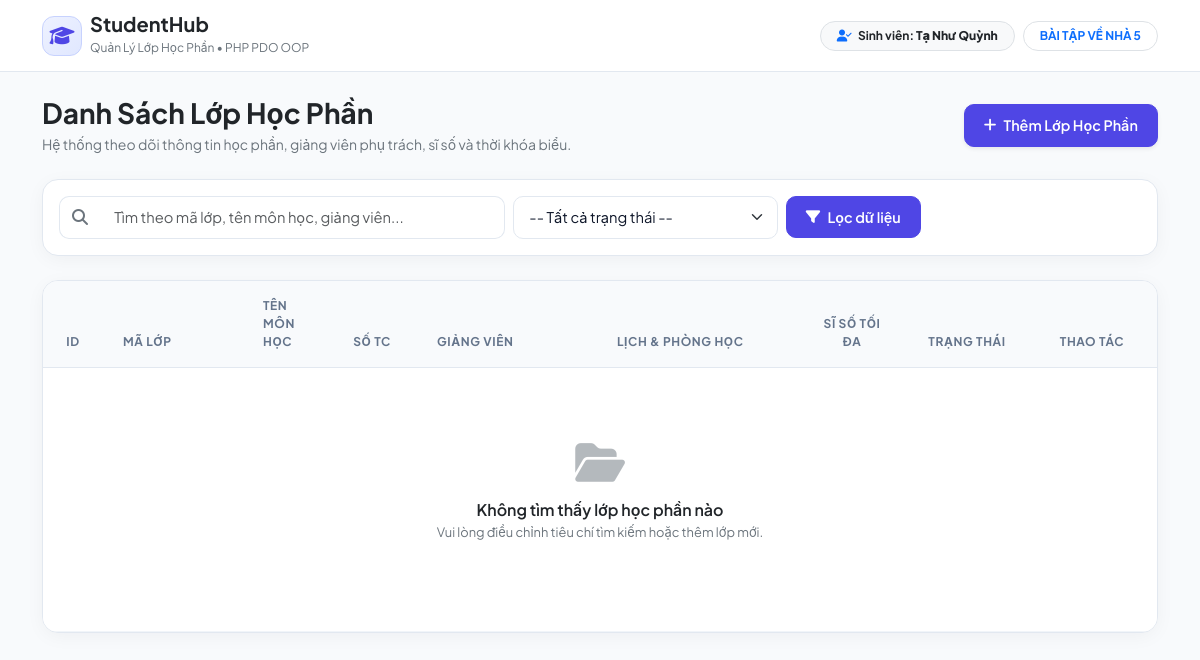
Before: / with the older database file.
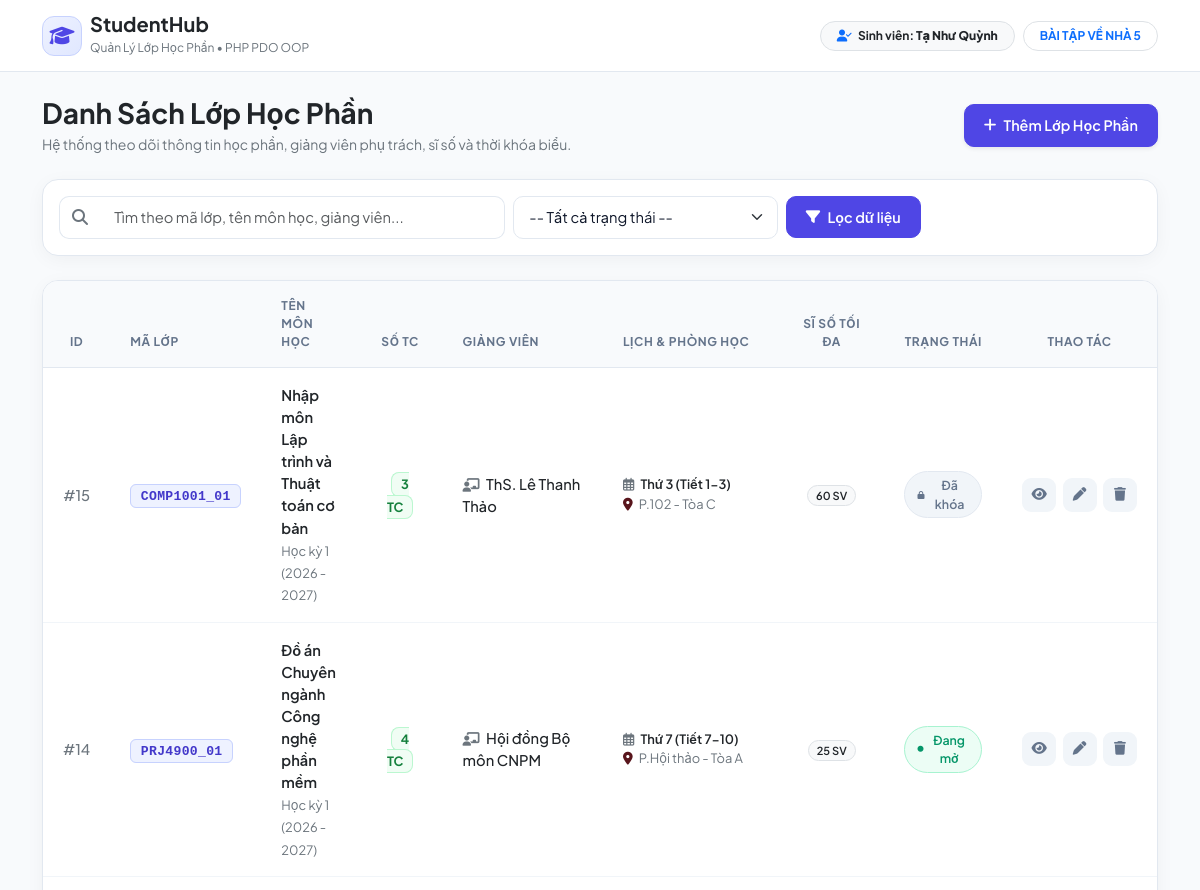
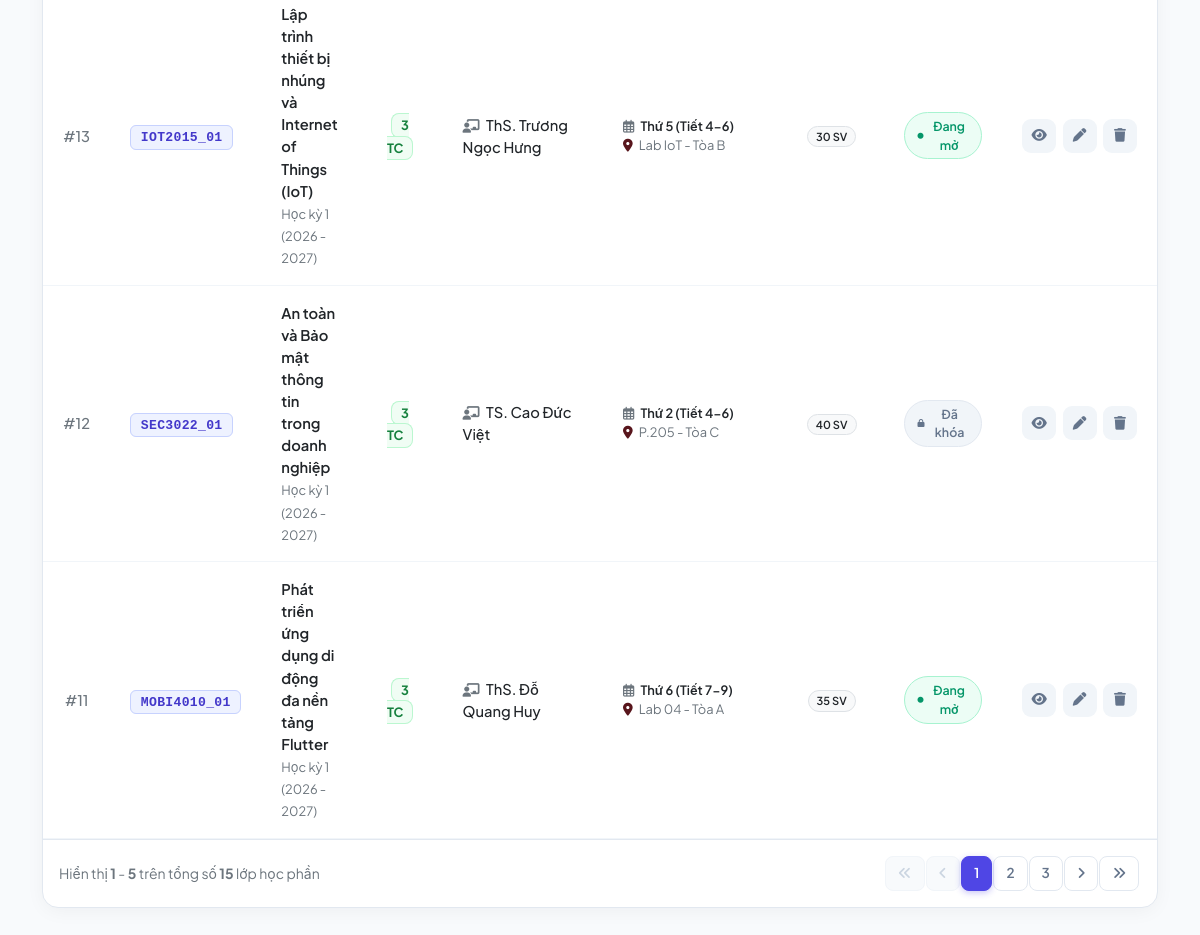
After: the same page with the newer database file (2 pictures, top to bottom).
### tables this page shows
CREATE TABLE IF NOT EXISTS `lop_hoc_phan` (
    `id` INT AUTO_INCREMENT PRIMARY KEY,
    `ma_lop` VARCHAR(50) NOT NULL UNIQUE,
    `ten_mon_hoc` VARCHAR(255) NOT NULL,
    `so_tin_chi` INT NOT NULL,
    `giang_vien` VARCHAR(150) NOT NULL,
    `phong_hoc` VARCHAR(50) NOT NULL,
    `lich_hoc` VARCHAR(150) NOT NULL,
    `si_so_toi_da` INT NOT NULL DEFAULT 40,
    `trang_thai` ENUM('mo', 'khoa') NOT NULL DEFAULT 'mo',
    `hoc_ky` VARCHAR(50) NOT NULL DEFAULT 'Học kỳ 1 (2026 - 2027)',
    `created_at` TIMESTAMP DEFAULT CURRENT_TIMESTAMP,
    `updated_at` TIMESTAMP DEFAULT CURRENT_TIMESTAMP ON UPDATE CURRENT_TIMESTAMP,
    INDEX `idx_lop_ten_mon` (`ten_mon_hoc`),
    INDEX `idx_lop_giang_vien` (`giang_vien`),
    INDEX `idx_lop_trang_thai` (`trang_thai`)
);

### config/database.php (called while the page is built, shortened)
<?php
$dbHost  = 'localhost';
$dbName  = 'studenthub_personal';
$dbUser  = 'root';
$dbPass  = '';
$charset = 'utf8mb4';
$dsn = "mysql:host={$dbHost};dbname={$dbName};charset={$charset}";
$options = [
    PDO::ATTR_ERRMODE            => PDO::ERRMODE_EXCEPTION,
    PDO::ATTR_DEFAULT_FETCH_MODE => PDO::FETCH_ASSOC,
    PDO::ATTR_EMULATE_PREPARES   => false,
];
try {
    $pdo = new PDO($dsn, $dbUser, $dbPass, $options);
} catch (PDOException $e) {
    http_response_code(500);
    ?>
    <!DOCTYPE html>
    <html lang="vi">
    <head>
        <meta charset="UTF-8">
        <meta name="viewport" content="width=device-width, initial-scale=1.0">
        <title>StudentHub - Lỗi Kết Nối Cơ Sở Dữ Liệu</title>
        <link rel="preconnect" href="https://fonts.googleapis.com">
        <link rel="preconnect" href="https://fonts.gstatic.com" crossorigin>
        <link href="https://fonts.googleapis.com/css2?family=Plus+Jakarta+Sans:wght@400;500;600;700&display=swap" rel="stylesheet">
        <link href="https://cdn.jsdelivr.net/npm/bootstrap@5.3.3/dist/css/bootstrap.min.css" rel="stylesheet">
        <link href="https://cdnjs.cloudflare.com/ajax/libs/font-awesome/6.5.1/css/all.min.css" rel="stylesheet">
        <style>
            body { font-family: 'Plus Jakarta Sans', sans-serif; background-color: #f8fafc; color: #0f172a; }
            .error-card { background: #ffffff; border: 1px solid #fee2e2; border-radius: 16px; box-shadow: 0 4px 20px -2px rgba(15,23,42,0.05); }
        </style>
    </head>
    <body class="d-flex align-items-center min-vh-100">
        <div class="container py-5">
            <div class="row justify-content-center">
                <div class="col-md-8 col-lg-6">
                    <div class="error-card p-4 p-md-5">
                        <div class="d-flex align-items-center gap-3 mb-4">
                            <span class="d-inline-flex align-items-center justify-content-center bg-danger-subtle text-danger rounded-3" style="width: 48px; height: 48px;">
                                <i class="fa-solid fa-database fa-lg"></i>
                            </span>
                            <div>
                                <h4 class="fw-bold mb-0 text-dark">Lỗi Kết Nối CSDL (PDO)</h4>
                                <small class="text-secondary">StudentHub - Tạ Như Quỳnh</small>
                            </div>
                        </div>
                        <p class="text-danger small mb-3">
                            <i class="fa-solid fa-circle-exclamation me-1"></i>
                            Không thể kết nối đến máy chủ MySQL với database <code>studenthub_personal</code>.
                        </p>
                        <div class="bg-light p-3 rounded-3 border mb-4 font-monospace small text-break">
                            <div><strong>DSN:</strong> <?= htmlspecialchars($dsn, ENT_QUOTES, 'UTF-8') ?></div>
                            <div><strong>Chi tiết lỗi:</strong> <?= htmlspecialchars($e->getMessage(), ENT_QUOTES, 'UTF-8') ?></div>
                        </div>
                        <div class="alert alert-warning border-0 small mb-0" style="background:#fffbeb; color:#92400e;">
                            <strong>Hướng dẫn xử lý nhanh:</strong>
                            <ol class="ps-3 mb-0 mt-2">
                                <li>Mở <strong>XAMPP Control Panel</strong> và bật nút <strong>Start</strong> tại MySQL.</li>
                                <li>Import file <code>sql/schema.sql</code> và <code>sql/seed.sql</code> vào MySQL để tạo CSDL <code>studenthub_personal</code>.</li>
                            </ol>
                        </div>
                    </div>
                </div>
            </div>
        </div>
    </body>
    </html>
    <?php
    exit;
}
function getDatabaseConnection(): PDO
{
    global $pdo;
    return $pdo;
}

### repositories/LopHocPhanRepository.php (called while the page is built, shortened)
<?php
class LopHocPhanRepository
{
    public function getAll(string $search = '', string $trangThai = '', int $limit = 5, int $offset = 0): array
    {
        $search = trim($search);
        $trangThai = trim($trangThai);
        $params = [];
        $sql = 'SELECT * FROM lop_hoc_phan';
        $sql .= ' ORDER BY id DESC LIMIT :limit OFFSET :offset';
        $stmt = $this->pdo->prepare($sql);
        $stmt->bindValue(':limit', $limit, PDO::PARAM_INT);
        $stmt->bindValue(':offset', $offset, PDO::PARAM_INT);
        $stmt->execute();
        return $stmt->fetchAll();
    }
    public function count(string $search = '', string $trangThai = ''): int
    {
        $search = trim($search);
        $trangThai = trim($trangThai);
        $sql = 'SELECT COUNT(*) FROM lop_hoc_phan';
        $stmt = $this->pdo->prepare($sql);
        $stmt->execute();
        return (int)$stmt->fetchColumn();
    }
}

### index.php (the view, shortened to what the rows shown need)
<?php
require_once __DIR__ . '/config/database.php';
require_once __DIR__ . '/helpers/session.php';
require_once __DIR__ . '/repositories/LopHocPhanRepository.php';
$repository = new LopHocPhanRepository(getDatabaseConnection());
$search    = isset($_GET['search']) ? trim((string)$_GET['search']) : '';
$trangThai = isset($_GET['trang_thai']) ? trim((string)$_GET['trang_thai']) : '';
$page      = isset($_GET['page']) ? max(1, (int)$_GET['page']) : 1;
$limit     = 5;
$offset = ($page - 1) * $limit;
$classes = $repository->getAll($search, $trangThai, $limit, $offset);
?>
<!DOCTYPE html>
<html lang="vi">
<head>
    <link href="https://cdn.jsdelivr.net/npm/bootstrap@5.3.3/dist/css/bootstrap.min.css" rel="stylesheet">
    <link href="https://cdnjs.cloudflare.com/ajax/libs/font-awesome/6.5.1/css/all.min.css" rel="stylesheet">
</head>
<body>
    <main class="container pb-5">
        <div class="d-md-flex align-items-center justify-content-between mb-4">
            <div>
                <h1 class="h3 fw-bold mb-1 text-dark">Danh Sách Lớp Học Phần</h1>
            </div>
        </div>
        <div class="dashboard-card overflow-hidden">
            <div class="table-responsive">
                <table class="table table-custom align-middle">
                    <thead>
                        <tr>
                            <th scope="col" class="text-center" style="width: 60px;">ID</th>
                            <th scope="col" style="width: 140px;">Mã Lớp</th>
                            <th scope="col">Tên Môn Học</th>
                            <th scope="col" class="text-center" style="width: 90px;">Số TC</th>
                            <th scope="col" style="width: 180px;">Giảng Viên</th>
                            <th scope="col" style="width: 200px;">Lịch & Phòng Học</th>
                            <th scope="col" class="text-center" style="width: 110px;">Sĩ Số Tối Đa</th>
                            <th scope="col" class="text-center" style="width: 120px;">Trạng Thái</th>
                            <th scope="col" class="text-center" style="width: 130px;">Thao Tác</th>
                        </tr>
                    </thead>
                    <tbody>
                        <?php if (empty($classes)): ?>
                            <tr>
                                <td colspan="9" class="text-center py-5">
                                    <div class="py-4">
                                        <div class="mb-3 text-secondary opacity-50">
                                            <i class="fa-solid fa-folder-open fa-3x"></i>
                                        </div>
                                        <h6 class="fw-semibold text-dark mb-1">Không tìm thấy lớp học phần nào</h6>
                                        <p class="text-secondary small mb-3">Vui lòng điều chỉnh tiêu chí tìm kiếm hoặc thêm lớp mới.</p>
                                        <?php if ($search !== '' || $trangThai !== ''): ?>
                                            <a href="index.php" class="btn btn-sm btn-soft-secondary">
                                                Xóa bộ lọc tìm kiếm
                                            </a>
                                        <?php endif; ?>
                                    </div>
                                </td>
                            </tr>
                        <?php else: ?>
                            <?php foreach ($classes as $item): ?>
                                <tr>
                                    <td class="text-center text-secondary small fw-medium">
                                        #<?= (int)$item['id'] ?>
                                    </td>
                                    <td>
                                        <span class="code-badge">
                                            <?= e($item['ma_lop']) ?>
                                        </span>
                                    </td>
                                    <td>
                                        <a href="detail.php?id=<?= (int)$item['id'] ?>" class="text-decoration-none fw-semibold text-dark d-block">
                                            <?= e($item['ten_mon_hoc']) ?>
                                        </a>
                                        <small class="text-secondary"><?= e($item['hoc_ky']) ?></small>
                                    </td>
                                    <td class="text-center">
                                        <span class="credit-badge">
                                            <?= (int)$item['so_tin_chi'] ?> TC
                                        </span>
                                    </td>
                                    <td>
                                        <div class="fw-medium text-dark">
                                            <i class="fa-solid fa-chalkboard-user text-secondary me-1" style="font-size: 0.85rem;"></i>
                                            <?= e($item['giang_vien']) ?>
                                        </div>
                                    </td>
                                    <td>
                                        <div class="small fw-semibold text-dark">
                                            <i class="fa-regular fa-calendar-days text-secondary me-1"></i>
                                            <?= e($item['lich_hoc']) ?>
                                        </div>
                                        <div class="small text-secondary">
                                            <i class="fa-solid fa-location-dot text-danger-emphasis me-1"></i>
                                            <?= e($item['phong_hoc']) ?>
                                        </div>
                                    </td>
                                    <td class="text-center">
                                        <span class="badge bg-light text-dark border px-2 py-1 rounded-pill small fw-semibold">
                                            <?= (int)$item['si_so_toi_da'] ?> SV
                                        </span>
                                    </td>
                                    <td class="text-center">
                                        <?= renderTrangThaiBadge($item['trang_thai']) ?>
                                    </td>
                                    <td class="text-center">
                                        <div class="action-btn-group">
                                            <a href="detail.php?id=<?= (int)$item['id'] ?>"
                                               class="btn-action-icon btn-action-view"
                                               data-bs-toggle="tooltip"
                                               title="Xem chi tiết lớp học phần">
                                                <i class="fa-solid fa-eye"></i>
                                            </a>
                                            <a href="edit.php?id=<?= (int)$item['id'] ?>"
                                               class="btn-action-icon btn-action-edit"
                                               data-bs-toggle="tooltip"
                                               title="Chỉnh sửa thông tin">
                                                <i class="fa-solid fa-pen"></i>
                                            </a>
                                            <form action="delete.php"
                                                  method="POST"
                                                  class="d-inline"
                                                  onsubmit="return confirm('Bạn có chắc chắn muốn xóa lớp học phần: &quot;<?= e($item['ten_mon_hoc']) ?>&quot; (Mã: <?= e($item['ma_lop']) ?>) không?\nHành động này không thể hoàn tác!');">
                                                <button type="submit"
                                                        class="btn-action-icon btn-action-delete"
                                                        data-bs-toggle="tooltip"
                                                        title="Xóa lớp học phần">
                                                    <i class="fa-solid fa-trash"></i>
                                                </button>
                                            </form>
                                        </div>
                                    </td>
                                </tr>
                            <?php endforeach; ?>
                        <?php endif; ?>
                    </tbody>
                </table>
            </div>
        </div>
    </main>
</body>
</html>

### helpers/session.php (shortened to what the rows shown need)
<?php
function e(mixed $value): string
{
    return htmlspecialchars((string)($value ?? ''), ENT_QUOTES, 'UTF-8');
}
function renderTrangThaiBadge(string $status): string
{
    if ($status === 'mo') {
        return '<span class="badge-soft-active"><i class="fa-solid fa-circle text-emerald-500" style="font-size: 6px;"></i> Đang mở</span>';
    }
    return '<span class="badge-soft-inactive"><i class="fa-solid fa-lock text-slate-400" style="font-size: 8px;"></i> Đã khóa</span>';
}

Changed rows visible on the page:
added lop_hoc_phan: id "15", ma_lop "COMP1001_01", ten_mon_hoc "Nhập môn Lập trình và Thuật toán cơ bản", hoc_ky "Học kỳ 1 (2026 - 2027)", so_tin_chi "3", giang_vien "ThS. Lê Thanh Thảo", lich_hoc "Thứ 3 (Tiết 1-3)", phong_hoc "P.102 - Tòa C", si_so_toi_da "60"
added lop_hoc_phan: id "14", ma_lop "PRJ4900_01", ten_mon_hoc "Đồ án Chuyên ngành Công nghệ phần mềm", hoc_ky "Học kỳ 1 (2026 - 2027)", so_tin_chi "4", giang_vien "Hội đồng Bộ môn CNPM", lich_hoc "Thứ 7 (Tiết 7-10)", phong_hoc "P.Hội thảo - Tòa A", si_so_toi_da "25", trang_thai "mo" (drawn)
added lop_hoc_phan: id "13", ma_lop "IOT2015_01", ten_mon_hoc "Lập trình thiết bị nhúng và Internet of Things (IoT)", hoc_ky "Học kỳ 1 (2026 - 2027)", so_tin_chi "3", giang_vien "ThS. Trương Ngọc Hưng", lich_hoc "Thứ 5 (Tiết 4-6)", phong_hoc "Lab IoT - Tòa B", si_so_toi_da "30", trang_thai "mo" (drawn)
added lop_hoc_phan: id "12", ma_lop "SEC3022_01", ten_mon_hoc "An toàn và Bảo mật thông tin trong doanh nghiệp", hoc_ky "Học kỳ 1 (2026 - 2027)", so_tin_chi "3", giang_vien "TS. Cao Đức Việt", lich_hoc "Thứ 2 (Tiết 4-6)", phong_hoc "P.205 - Tòa C", si_so_toi_da "40"
added lop_hoc_phan: id "11", ma_lop "MOBI4010_01", ten_mon_hoc "Phát triển ứng dụng di động đa nền tảng Flutter", hoc_ky "Học kỳ 1 (2026 - 2027)", so_tin_chi "3", giang_vien "ThS. Đỗ Quang Huy", lich_hoc "Thứ 6 (Tiết 7-9)", phong_hoc "Lab 04 - Tòa A", si_so_toi_da "35", trang_thai "mo" (drawn)
Other visible differences:
$startRecord: (not shown) → "1"
$endRecord: (not shown) → "5"
$totalRows: (not shown) → "15"
text no longer shown: "Không tìm thấy lớp học phần nào Vui lòng điều chỉnh tiêu chí tìm kiếm hoặc thêm lớp mới."
text now shown: "Hiển thị - trên tổng số lớp học phần"
new list line: "1"
new list line: "2"
new list line: "3"
